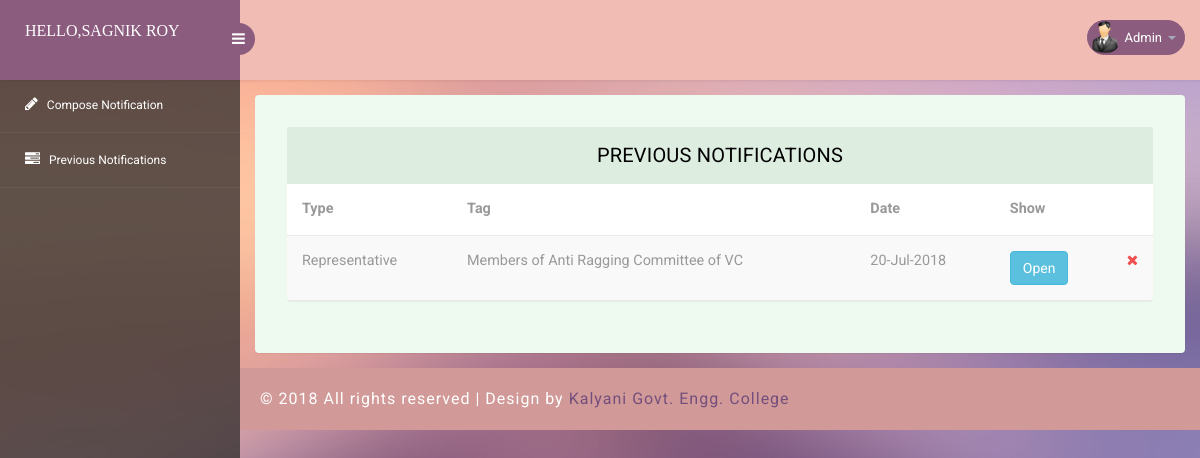
/admin/show_notification.php (signed in), run on the app's committed database.
### tables this page shows
CREATE TABLE IF NOT EXISTS `notice` (
  `id` int(100) NOT NULL AUTO_INCREMENT,
  `type` varchar(100) NOT NULL,
  `tag` longtext NOT NULL,
  `date` varchar(100) NOT NULL,
  `content` longtext NOT NULL,
  `dept` varchar(100) NOT NULL,
  `dept1` varchar(100) NOT NULL,
  `time` timestamp(6) NOT NULL DEFAULT CURRENT_TIMESTAMP(6),
  PRIMARY KEY (`id`)
);

### admin/show_notification.php (the view, shortened to what this page needs)
<?php
if(isset($_SESSION['var']))
{
    $dept=$_SESSION['var'];
}
else{
    echo ("<script LANGUAGE='JavaScript'>
    window.alert('Session Expired!');
    window.location='index.php';
    </script>");
}
include('../php/connection.php');
$query="SELECT * FROM `admin` WHERE dept='$dept'";
$res=mysqli_query($conn,$query);
$row=mysqli_fetch_array($res);
$query2="SELECT * FROM `notice` WHERE dept='$dept' ORDER BY id DESC";
$res2=mysqli_query($conn,$query2);
?>
<!DOCTYPE html>
<head>
<link rel="stylesheet" href="css/bootstrap.min.css" >
<link href="css/style.css" rel='stylesheet' type='text/css' />
<link href="css/style-responsive.css" rel="stylesheet"/>
<link rel="stylesheet" href="css/font.css" type="text/css"/>
<link href="css/font-awesome.css" rel="stylesheet">
</head>
<body>
<section id="container">
<header class="header fixed-top clearfix">
<div class="brand">
    <a href="#" class="logo">
        Hello,<?php echo $row['name']; ?>
    </a>
    <div class="sidebar-toggle-box">
        <div class="fa fa-bars"></div>
    </div>
</div>
<div class="top-nav clearfix">
    <ul class="nav pull-right top-menu">
        <li class="dropdown">
            <a data-toggle="dropdown" class="dropdown-toggle" href="#">
                <img alt="" src="images/2.png">
                <span class="username">Admin</span>
                <b class="caret"></b>
            </a>
        </li>
    </ul>
</div>
</header>
<aside>
    <div id="sidebar" class="nav-collapse">
        <div class="leftside-navigation">
            <ul class="sidebar-menu" id="nav-accordion">
                <li>
                    <a href="create_notification.php">
                        <i class="fa fa-pencil"></i>
                        <span>Compose Notification</span>
                    </a>
                </li>
                <li>
                    <a href="show_notification.php">
                        <i class="fa fa-tasks"></i>
                        <span>Previous Notifications</span>
                    </a>
                </li>
                           </ul>            </div>
    </div>
</aside>
<section id="main-content">
	<section class="wrapper">
		<div class="table-agile-info">
  <div class="panel panel-default">
    <div class="panel-heading">
      Previous Notifications
    </div>
    <div class="table-responsive">
      <table class="table table-striped b-t b-light">
        <thead>
          <tr>
            <th>Type</th>
            <th>Tag</th>
            <th>Date</th>
            <th>Show</th>
            <th style="width:30px;"></th>
          </tr>
        </thead>
        <tbody>
             <?php
            while($row2=mysqli_fetch_array($res2))
            {
            ?>
          <tr>
            <td><?php echo $row2['type']; ?></td>
            <td><span class="text-ellipsis"><?php echo $row2['tag']; ?></span></td>
            <td><span class="text-ellipsis"><?php echo $row2['date']; ?></span></td>
            <td>
                 <a href="representative_notice.php?id=<?php echo $row2['id'];  ?>" ><button type="button" class="btn btn-info">Open</button></a>
            </td>
            <td>
              <a href="../php/delete_notification.php?id=<?php echo $row2['id'];  ?>" class="active" ui-toggle-class=""><i class="fa fa-times text-danger text"></i></a>
            </td>
          </tr>
      <?php } ?>
        </tbody>
      </table>
  </div>
</div>
</section>
		  <div class="footer">
			<div class="wthree-copyright">
			  <p>© 2018 All rights reserved | Design by <a href="http://kgec.edu.in">Kalyani Govt. Engg. College</a></p>
			</div>
		  </div>
</section>
</section>
</body>
</html>

### data on the page
notice: type "Representative", tag "Members of Anti Ragging Committee of VC", date "20-Jul-2018"

### other printed values
$row['name'] "SAGNIK ROY"
